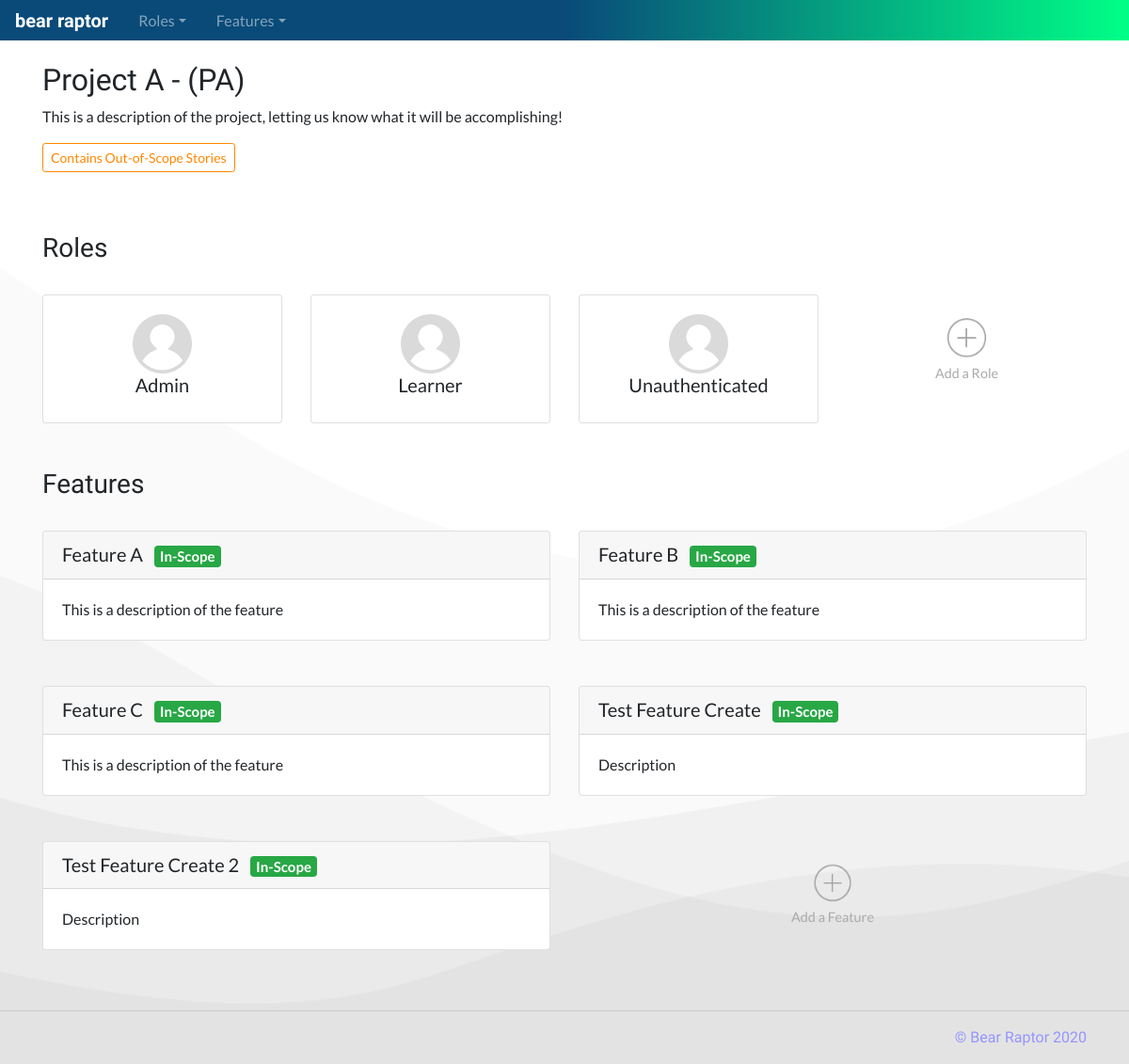
/project/1, run on an earlier commit of the app's database.
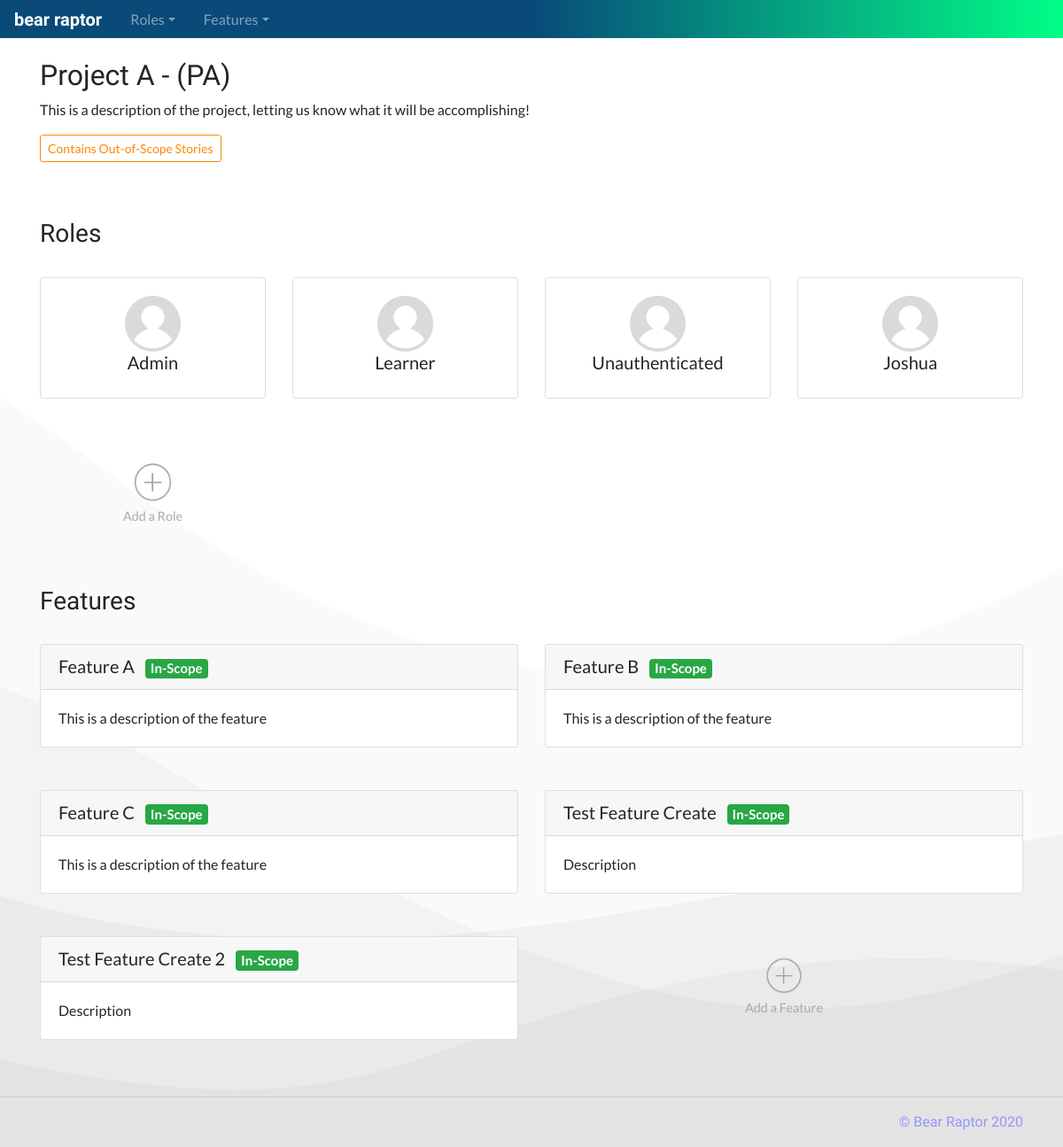
And on a later commit of the database.
### database_setup.py (models this page shows, shortened)
class Project(Base):
    __tablename__ = 'project'
    id = Column(Integer, primary_key=True)
    title = Column(String(250), nullable=False)
    shortname = Column(String(25), nullable=False)
    description = Column(String(500))
    status = Column(String(50), nullable=False)

class Role(Base):
    __tablename__ = 'role'
    id = Column(Integer, primary_key=True)
    title = Column(String(250), nullable=False)
    description = Column(String(500))
    project_id = Column(Integer, ForeignKey('project.id'))
    project = relationship(Project)

class Feature(Base):
    __tablename__ = 'feature'
    id = Column(Integer, primary_key=True)
    title = Column(String(250), nullable=False)
    shortname = Column(String(25), nullable=False)
    description = Column(String(500))
    scope = Column(String(25), nullable=False)
    project_id = Column(Integer, ForeignKey('project.id'))
    project = relationship(Project)

### app.py (the view)
@app.route('/project/<int:project_id>')
def projectDash(project_id):
    project = session.query(Project).filter_by(id=project_id).one()
    roles = session.query(Role).filter_by(project_id=project_id).all()
    features = session.query(Feature).filter_by(project_id=project_id).all()
    featureids = []
    scope = 'in'
    for i in features:
        featureids.append(i.id)
        if i.scope == 'out':
            scope = 'out'
    stories = session.query(Story).filter(Story.feature_id.in_(featureids)).all()
    if scope != 'out':
        for i in stories:
            if i.scope == 'out':
                scope = 'contains'
    return render_template('project-dash.html', project=project, roles=roles,
                            features=features, scope=scope)

### templates/project-dash.html (shortened to what this page needs)
<!doctype html>
<html lang="en">
  {% include "head.html" %}
  <body>
    {% include "menu.html" %}
    <main role="main">
      <section class="p-4">
        <div class="container">
          <div class="row">
            <div class="col-md-12">
              <h2>{{project.title}} - ({{project.shortname}})</h2>
              <p>
                {{project.description}}
              </p>
              <p>
                {% if scope == 'contains' %}
                  <button type="button" class="btn btn-outline-warning btn-sm">Contains Out-of-Scope Stories</button>
                {% endif %}
              </p>
            </div>
          </div>
        </div>
      </section>
      <section class="p-4">
        <div class="container">
          <div class="row">
            <div class="col-md-12">
              <h3>Roles</h3>
            </div>
          </div>
          <div class="row">
            {% for i in roles %}
              <div class="col-md-3 user-story">
                <div class="card">
                  <div class="card-body">
                    <center>
                      <img width="30%" src="../../../../static/images/profile.png">
                      <h5 data-toggle="tooltip" title="{{i.description}}">
                        {{i.title}}
                      </h5>
                    </center>
                  </div>
                </div>
              </div>
            {% endfor %}
            <div class="col-md-3 user-story">
              <div class="card ghost-card">
                <div class="card-body">
                  <center>
                    <a type="button" data-toggle="modal" data-target="#create-role" href="#create-role">
                      <img src="../../static/images/plus.png" width="25%">
                    </a>
                    <p class="card-text">
                      Add a Role
                    </p>
                  </center>
                </div>
              </div>
            </div>
          </div>
        </div>
        <br class="m-4">
        <div class="container">
          <div class="row">
            <div class="col-md-12">
              <h3>Features</h3>
            </div>
          </div>
          <div class="row">
            {% for i in features %}
              <div class="col-md-6 user-story">
                <div class="card">
                  <h5 class="card-header">{{i.title}}
                    {% if i.scope == 'in'%}
                      <span class="badge badge-success">In-Scope</span>
                    {% endif %}
                  </h5>
                  <div class="card-body">
                    <p class="card-text">
                      {{i.description}}
                    </p>
                  </div>
                </div>
              </div>
            {% endfor %}
            <div class="col-md-6 user-story">
              <div class="card ghost-card">
                <div class="card-body">
                  <center>
                    <a type="button" data-toggle="modal" data-target="#create-feature" href="#create-feature">
                      <img src="../../static/images/plus.png" width="10%">
                    </a>
                    <p class="card-text">
                      Add a Feature
                    </p>
                  </center>
                </div>
              </div>
            </div>
          </div>
        </div>
      </section>
        <hr>
    </main>
    {% include "footer.html" %}
  </body>
</html>

### templates/head.html (shortened to what this page needs)
<head>
  <link rel="stylesheet" href="https://stackpath.bootstrapcdn.com/bootstrap/4.5.0/css/bootstrap.min.css">
  <link rel="stylesheet" href="../../../../../../static/styles-fix.css">
</head>

### templates/menu.html (shortened to what this page needs)
<nav class="navbar navbar-expand-md navbar-dark fixed-top bg-dark">
  <a class="navbar-brand bear-raptor" href="{{url_for('mainPage')}}"><b>bear raptor</b></a>
  <div class="collapse navbar-collapse" id="navbarsExampleDefault">
    <ul class="navbar-nav mr-auto">
      {% if roles is defined %}
      <li class="nav-item dropdown px-2">
        <a class="nav-link dropdown-toggle" href="#" id="rolesdropdown" data-toggle="dropdown" aria-haspopup="true" aria-expanded="false">Roles</a>
      </li>
      {% endif %}
      {% if features is defined %}
      <li class="nav-item dropdown px-2">
        <a class="nav-link dropdown-toggle" href="#" id="featuresdropdown" data-toggle="dropdown" aria-haspopup="true" aria-expanded="false">Features</a>
      </li>
      {% endif %}
    </ul>
  </div>
</nav>

### templates/footer.html (shortened to what this page needs)
<footer class="container">
  <p class="bear-raptor bear-footer float-right">&copy; Bear Raptor 2020</p>
</footer>

### static/styles-fix.css (style rules this page uses)
body { padding-top: 2.6rem; font-family: 'Lato', sans-serif; background-image: url(images/wave.png); background-repeat: no-repeat; background-position: bottom; }
h1, h2, h3, h4 { font-family: 'Marcellus', serif; }
.user-story { padding-bottom: 1.5rem; padding-top: 1.5rem; }
.bg-dark { background: linear-gradient(90deg, rgba(9,74,121,1) 0%, rgba(9,74,121,1) 50%, rgba(0,255,135,1) 100%); }
.navbar { padding: .1rem 1rem; }
.bear-raptor { font-family: 'Cedarville Cursive', cursive; }
.bear-footer { color: #9595ff; }
.btn-outline-warning { color: #ff8800; border-color: #ff8800; }
.ghost-card { border: 0px; display: contents; color: #aaa; font-size: .9rem; }
.badge { margin-left: .5rem; }

What changed in the data, as far as the page shows it:
added Role: title "Joshua"
